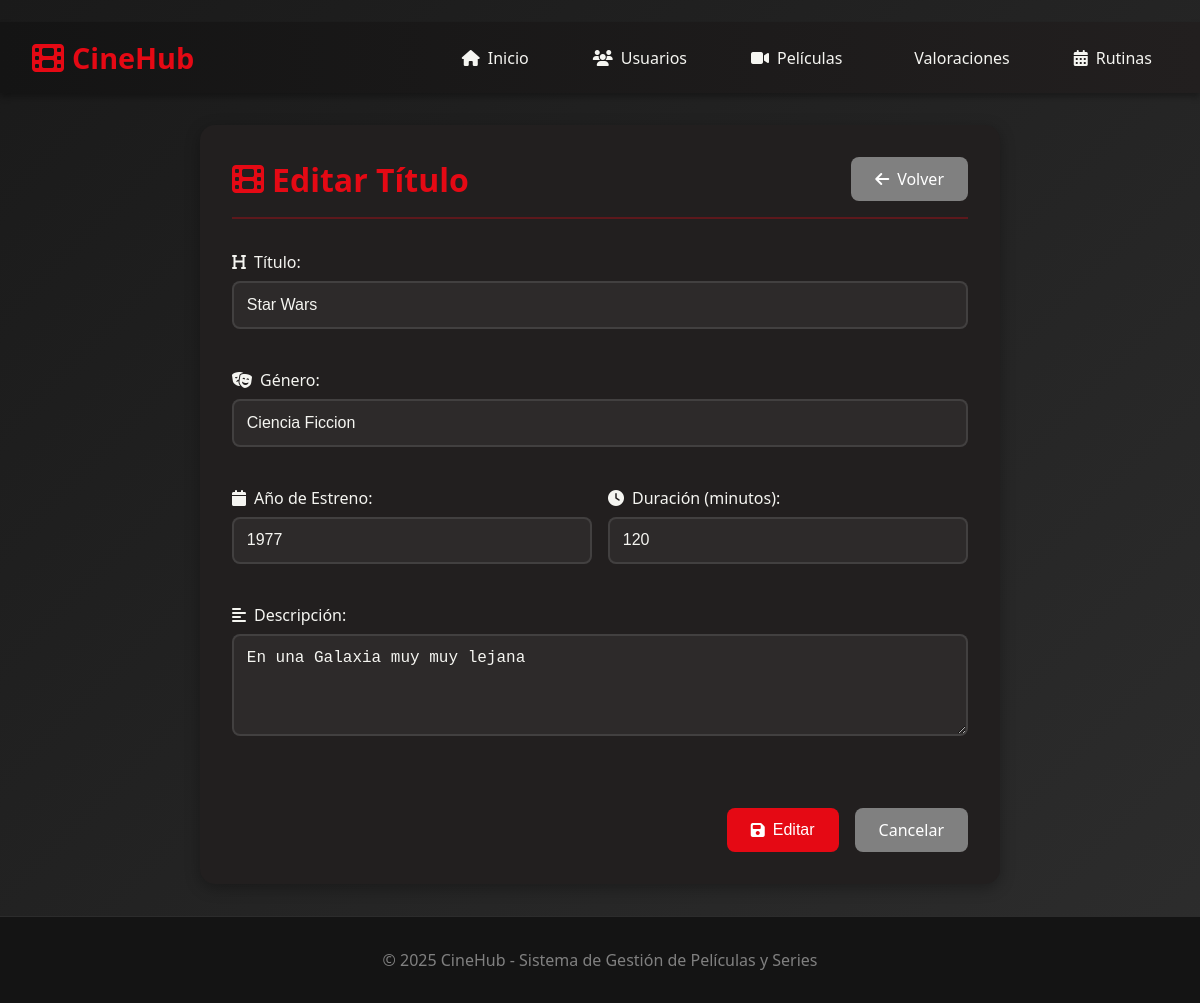
The page /web/titulos/editar/1 on the database its author committed.
### data/models.py (models this page shows)
class PeliculaSerie(SQLModel, table=True):
    id_titulo: Optional[int] = Field(default=None, primary_key=True, index=True)
    titulo: str = Field(unique=True, index=True)
    genero: str
    anio_estreno: int
    duracion: int
    descripcion: str
    is_active: bool = Field(default=True)
    deleted_at: Optional[datetime] = Field(default=None, nullable=True)
    valoraciones: List["Valoracion"] = Relationship(back_populates="titulo")
    rutinas: List["Rutina"] = Relationship(back_populates="titulo")

### routers/web.py (the view)
@router.get("/titulos/editar/{id_titulo}", response_class=HTMLResponse)
async def pagina_editar_titulo(id_titulo: int, request: Request, session: Session = Depends(get_session)):
    titulo = session.get(PeliculaSerie, id_titulo)
    return templates.TemplateResponse("titulo_form.html", {"request": request, "accion": "Editar", "titulo": titulo})

### templates/titulo_form.html (shortened to what this page needs)
﻿{% extends "base.html" %}
{% block content %}
<div class="container">
    <div class="form-container">
        <div class="form-header">
            <h1>
                <i class="fas fa-film"></i>
                {{ accion }} Título
            </h1>
            <a href="/web/titulos" class="btn btn-secondary">
                <i class="fas fa-arrow-left"></i> Volver
            </a>
        </div>
        <form method="post" class="data-form">
            <div class="form-group">
                <label><i class="fas fa-heading"></i> Título:</label>
                <input type="text" name="titulo" value="{% if titulo %}{{ titulo.titulo }}{% endif %}" required>
            </div>
            <div class="form-group">
                <label><i class="fas fa-theater-masks"></i> Género:</label>
                <input type="text" name="genero" value="{% if titulo %}{{ titulo.genero }}{% endif %}"
                       placeholder="Ej: Acción, Drama, Comedia" required>
            </div>
            <div class="form-row">
                <div class="form-group">
                    <label><i class="fas fa-calendar"></i> Año de Estreno:</label>
                    <input type="number" name="anio_estreno" value="{% if titulo %}{{ titulo.anio_estreno }}{% endif %}"
                           min="1900" max="2030" required>
                </div>
                <div class="form-group">
                    <label><i class="fas fa-clock"></i> Duración (minutos):</label>
                    <input type="number" name="duracion" value="{% if titulo %}{{ titulo.duracion }}{% endif %}"
                           min="1" required>
                </div>
            </div>
            <div class="form-group">
                <label><i class="fas fa-align-left"></i> Descripción:</label>
                <textarea name="descripcion" rows="4" required>{% if titulo %}{{ titulo.descripcion }}{% endif %}</textarea>
            </div>
            <div class="form-actions">
                <button type="submit" class="btn {% if accion == 'Crear' %}btn-success{% else %}btn-primary{% endif %}">
                    <i class="fas fa-save"></i> {{ accion }}
                </button>
                <a href="/web/titulos" class="btn btn-secondary">Cancelar</a>
            </div>
        </form>
    </div>
</div>
{% endblock %}

### static/css/style.css (style rules this page uses)
* { margin: 0; padding: 0; box-sizing: border-box; }
:root { --primary: #e50914; --primary-dark: #b20710; --secondary: #221f1f; --dark: #141414; --light: #f5f5f1; --gray: #808080; --success: #46d369; --warning: #ffc107; --danger: #dc3545; }
body { font-family: 'Segoe UI', Tahoma, Geneva, Verdana, sans-serif; background: linear-gradient(135deg, #1a1a1a 0%, #2d2d2d 100%); color: var(--light); min-height: 100vh; }
.container { max-width: 1400px; margin: 0 auto; padding: 0 2rem; }
.btn { padding: 0.7rem 1.5rem; border: none; border-radius: 8px; cursor: pointer; font-size: 1rem; transition: all 0.3s ease; display: inline-flex; align-items: center; gap: 0.5rem; text-decoration: none; }
.btn-primary { background: var(--primary); color: white; }
.btn-secondary { background: var(--gray); color: white; }
.form-group { margin-bottom: 1.5rem; }
.form-group label { display: flex; align-items: center; gap: 0.5rem; margin-bottom: 0.5rem; color: var(--light); font-weight: 500; }
.form-group input, .form-group select, .form-group textarea { width: 100%; padding: 0.8rem; border: 2px solid rgba(255, 255, 255, 0.1); border-radius: 8px; background: rgba(255, 255, 255, 0.05); color: var(--light); font-size: 1rem; transition: all 0.3s ease; }
.form-row { display: grid; grid-template-columns: 1fr 1fr; gap: 1rem; }
.form-actions { display: flex; gap: 1rem; justify-content: flex-end; margin-top: 2rem; }
.form-container { background: var(--secondary); border-radius: 15px; padding: 2rem; max-width: 800px; margin: 0 auto; box-shadow: 0 4px 15px rgba(0, 0, 0, 0.3); }
.form-header { display: flex; justify-content: space-between; align-items: center; margin-bottom: 2rem; padding-bottom: 1rem; border-bottom: 2px solid rgba(229, 9, 20, 0.3); }
.form-header h1 { color: var(--primary); display: flex; align-items: center; gap: 0.5rem; margin: 0; }
.data-form { display: flex; flex-direction: column; gap: 1rem; }

### rows shown on the page
PeliculaSerie: titulo "Star Wars", genero "Ciencia Ficcion", anio_estreno "1977", duracion "120", descripcion "En una Galaxia muy muy lejana"

### other values the page prints
{{ accion }} "Editar"
